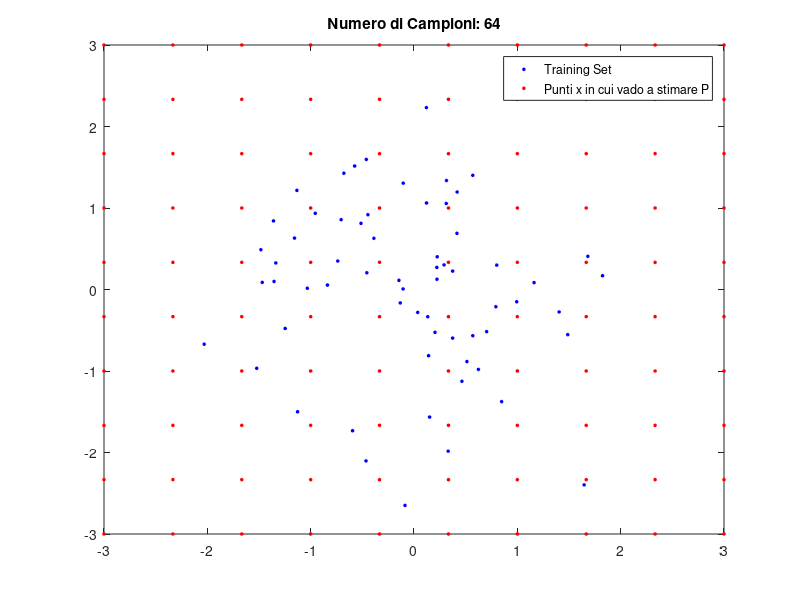

The MATLAB script that drew this image: (Note: this script raises an error after producing the figure.)
% KNN_2D_1.m
%
% Simulazione Algoritmo Knn per la Stima di una Distribuzione Gaussiana 2-D.
% N(0,1)
%
% Idea:
% 
%       1) Estraggo n=64 campioni da una Distribuzione Normale N(0,1)
%
%       2) Eseguo l' algoritmo K-NN con kn=sqrt(n) per stimare N
%
%       3) Visualizzo i risultati.
%
% 
clc;clear;close all

    n=64;
    kn=sqrt(n);

    %Estraggo i campioni da una distribuzione Normale N(0,1)
    TrainingSet=randn(2,n)
    
    %Genero la Griglia in vado a Stimare la Normale
    [x y]=meshgrid(linspace(-3,3,10));
    [r c]=size(x);
    
    figure;
    plot(TrainingSet(1,:),TrainingSet(2,:),'ob','MarkerSize',2,'MarkerFaceColor','b');
    hold on;    
    plot(x(:),y(:),'or','MarkerSize',2,'MarkerFaceColor','r')
    legend('Training Set','Punti x in cui vado a stimare P')
    title(['Numero di Campioni: ' num2str(n)])
    
    %Per ogni (x,y) in TestSet  calcolo la distanza dai vettori del training
    %Set (n)
    Distanza=zeros(r,c,n);
    for i=1:r
        for j=1:c
            %calcolo la distanza del punto (x(i);y(j)) dagli n vettori del training Set
            for k=1:n
                Distanza(i,j,k)=norm([x(i,j);y(i,j)]-TrainingSet(:,k),2);
            end
       end
    end
    
    %Ordina le righe di Distanza in modo crescente: 
    %   - I contiene gli indici
    %   - D contiene la Matrice delle Distanze Oridnate
    [D,I]=sort(Distanza,3);

    %Per ogni (x,y) in TestSet calcolo il Volume contente k-vicini 
    V=zeros(r,c);
    for i=1:r
        for j=1:c

             V(i,j)=(pi)*D(i,j,kn)^2; % calcola il volume in funzione dei k vicini
             
             %Disegno i cerchi
             DisegnaCirconferenza([x(i,j);y(i,j)],D(i,j,kn),20,1);

        end  
            end

    axis equal;

    figure;
    P=zeros(r,c);
    P=kn./(n.*V);
    surf(x,y,P)
    hold on;
    
